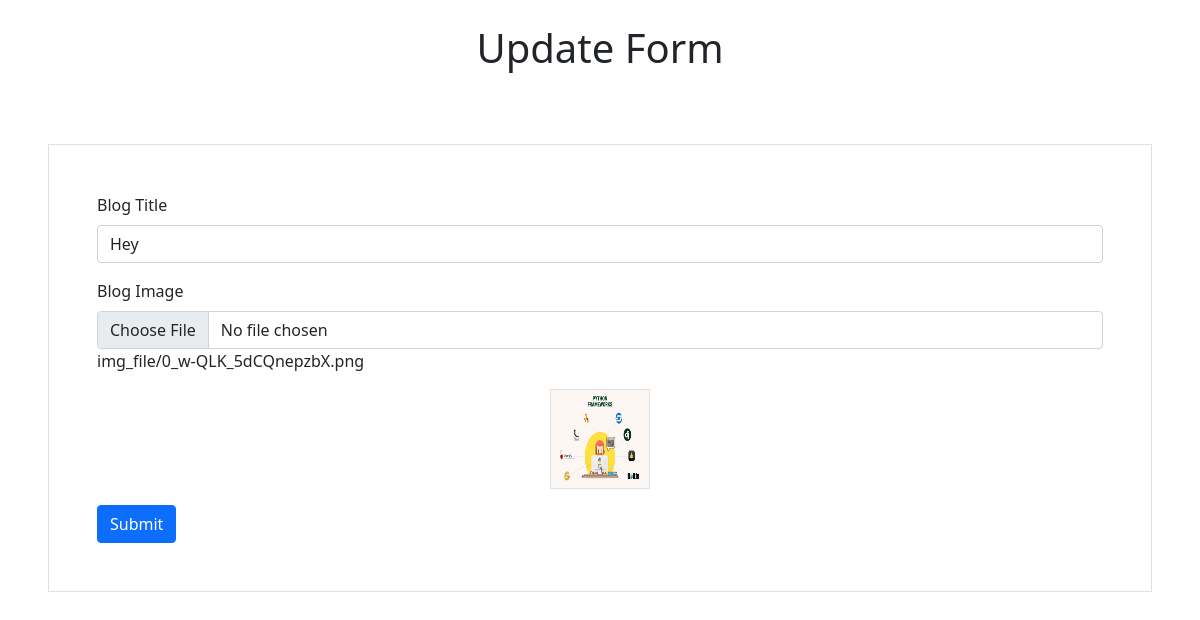
Screenshot of /BlogApdateView/25/ with the database file from the repository.
### object_app/models.py (models this page shows, shortened)
class blog(models.Model):
    title = models.CharField(max_length=250)
    img = models.ImageField(upload_to="img_file/", blank=True, null=True)

### object_app/views.py (the view)
# urls.py: path("BlogApdateView/<int:pk>/", views.BlogApdateView, name="BlogApdateView"),
def BlogApdateView(request, pk):
    blog1 = blog.objects.get(pk=pk)
    context = {"blog1": blog1}
    return render(request, "update_form.html", context)

### templates/update_form.html (shortened to what this page needs)
<!doctype html>
<html lang="en">
<head>
    <link href="https://cdn.jsdelivr.net/npm/bootstrap@5.0.2/dist/css/bootstrap.min.css" rel="stylesheet"
>
</head>
<body>
    <h1 class="text-center py-4">Update Form</h1>
    <form action="{% url 'UpdateBlog' blog1.pk %}" class="border p-5 m-5" method="POST" enctype="multipart/form-data">
        <div class="mb-3">
          <label for="exampleFormControlInput1" class="form-label">Blog Title</label>
          <input type="text" class="form-control" id="exampleFormControlInput1" placeholder="Blog Title" value="{{blog1.title}}" name="title">
        </div>
        <div class="mb-3">
          <label for="exampleFormControlTextarea1" class="form-label">Blog Image</label>
          <input type="file" class="form-control" id="exampleFormControlInput1" name="img">
          <p>{{blog1.img}}</p>
          <div class="d-flex justify-content-center">
            <img src="{{blog1.img.url}}" class="d-block border" style="height:100px; width:100px;">
          </div>
        </div>
        <button type="submit" class="btn btn-primary">Submit</button>
      </form>
</body>
</html>

### rows the page displays
blog: title "Hey", img "img_file/0_w-QLK_5dCQnepzbX.png", img (picture)
